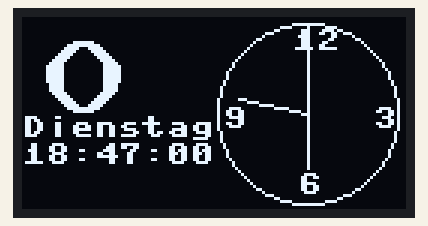
Recording of a program running on a simulated ESP32 board running MicroPython. Parts: 128×64 one-colour display. The clock reads 2024-03-15 10:24:30 at power-on unless the program sets it; library files of the repository ran but are not shown: ssd1306.py, ds3231.py; what the program prints to the serial console is not drawn.

Above: at 0.2 s.
At 4.5 s:
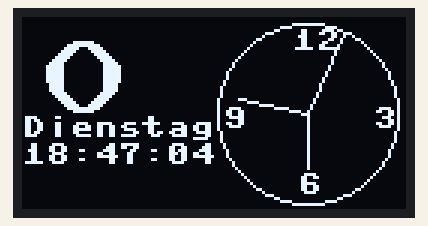
At 9.8 s:
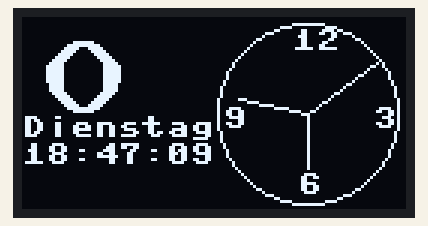
At 19.5 s:
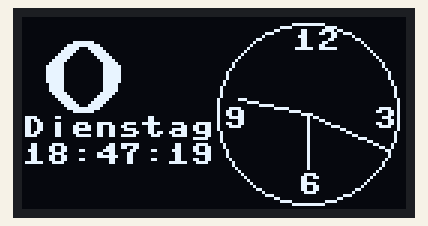
At 29.2 s:
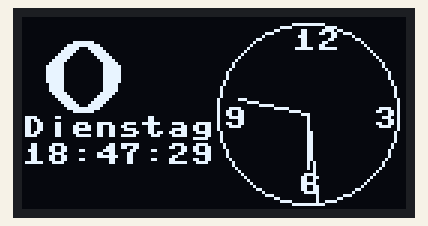
At 38.9 s:
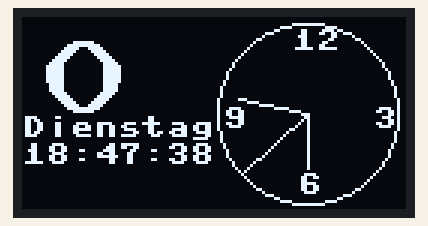

Measured:
- what the display in image 0 shows lasts 1.1 s, from 0.1 s to 1.2 s

The program:

final.py
```python
from machine import Pin,SoftI2C
from ssd1306 import SSD1306_I2C
import time
import ds3231
from clock_display import display_clock

image_byteArray = [
      0x00, 0x00, 0x00, 0x00, 0x00, 0x00, 0x00, 0x00, 0x00,
  0x00, 0x00, 0x00, 0x00, 0x00, 0x00, 0x00,
      0x00, 0x00, 0x00, 0x00, 0x00, 0x00, 0x00, 0x00, 0x00,
  0x00, 0x00, 0x00, 0x00, 0x00, 0x00, 0x00,
      0x00, 0x00, 0x00, 0x00, 0x00, 0x00, 0x00, 0x00, 0x00,
  0x00, 0x00, 0x00, 0x00, 0x00, 0x00, 0x00,
      0x00, 0x00, 0x00, 0x00, 0x00, 0x00, 0x00, 0x00, 0x00,
  0x00, 0x00, 0x00, 0x00, 0x00, 0x00, 0x00,
      0x00, 0x00, 0x00, 0x00, 0x00, 0x00, 0x00, 0x00, 0x00,
  0x80, 0xc0, 0xe0, 0xf0, 0xf8, 0x7c, 0x3e,
      0x1e, 0x0f, 0x07, 0x03, 0x03, 0x03, 0x07, 0x0f, 0x1e,
  0x3e, 0x7c, 0xf8, 0xf0, 0xe0, 0xc0, 0x80,
      0x00, 0x00, 0x00, 0x00, 0x00, 0x00, 0x00, 0x00, 0x00,
  0x00, 0x00, 0x00, 0x00, 0x00, 0x00, 0x00,
      0x00, 0x00, 0x00, 0x00, 0x00, 0x00, 0x00, 0x00, 0x00,
  0x00, 0x00, 0x00, 0x00, 0x00, 0x00, 0x00,
      0x00, 0x00, 0x00, 0x00, 0x00, 0x00, 0x00, 0x00, 0x3f,
  0xff, 0xff, 0xff, 0xff, 0xff, 0x00, 0x00,
      0x00, 0x00, 0x00, 0x00, 0x00, 0x00, 0x00, 0x00, 0x00,
  0x00, 0x00, 0xff, 0xff, 0xff, 0xff, 0xff,
      0x3f, 0x00, 0x00, 0x00, 0x00, 0x00, 0x00, 0x00, 0x00,
  0x00, 0x00, 0x00, 0x00, 0x00, 0x00, 0x00,
      0x00, 0x00, 0x00, 0x00, 0x00, 0x00, 0x00, 0x00, 0x00,
  0x00, 0x00, 0x00, 0x00, 0x00, 0x00, 0x00,
      0x00, 0x00, 0x00, 0x00, 0x00, 0x00, 0x00, 0x00, 0x00,
  0x01, 0x03, 0x07, 0x0f, 0x1f, 0x3e, 0x7c,
      0x78, 0xf0, 0xe0, 0xc0, 0xc0, 0xc0, 0xe0, 0xf0, 0x78,
  0x7c, 0x3e, 0x1f, 0x0f, 0x07, 0x03, 0x01,
      0x00, 0x00, 0x00, 0x00, 0x00, 0x00, 0x00, 0x00, 0x00,
  0x00, 0x00, 0x00, 0x00, 0x00, 0x00, 0x00,
      0x00, 0x00, 0x00, 0x00, 0x00, 0x00, 0x00, 0x00, 0x00,
  0x00, 0x00, 0x00, 0x00, 0x00, 0x00, 0x00,
      0x00, 0x00, 0x00, 0x00, 0x00, 0x00, 0x00, 0x00, 0x00,
  0x00, 0x00, 0x00, 0x00, 0x00, 0x00, 0x00,
      0x00, 0x00, 0x00, 0x00, 0x00, 0x00, 0x00, 0x00, 0x00,
  0x00, 0x00, 0x00, 0x00, 0x00, 0x00, 0x00
  ]

i2c = SoftI2C(sda = Pin(4), scl = Pin(5), freq = 400000)
oled = SSD1306_I2C(128, 64, i2c)

rtc = ds3231.RTC(sda_pin= 21, scl_pin= 22)
rtc.SetTime(hours= 18, minutes= 47, seconds= 0, weekday= 2, day= 22, month= 10, year= 23)


def draw_image(image, width, height):
    for y in range(height):
        for x in range(width):
            byte_index = (x + (y // 8) * width) % len(image)
            bit = (image[byte_index] >> (y % 8)) & 1
            oled.pixel(x, y, bit)


while True:

    rtc_time = rtc.ReadTime("time")
    rtc_weekday = rtc.ReadTime("weekday")
    print(rtc_weekday)
    hour, minute, second = rtc_time.split(":")

    oled.fill(0)    #erase everything before writing again
    display_clock(oled, int(hour), int(minute), int(second))
    draw_image(image_byteArray,64,33)
    oled.text(rtc_weekday,0,33)
    oled.text(rtc_time,0,42)

    oled.show()

    time.sleep(1)
```

clock_display.py
```python
# clock_display.py

import gfx
import math

xcenter = 95
ycenter = 32
radius = 30

def display_clock(oled, hrs, mins, secs):
    graphics = gfx.GFX(128, 64, oled.pixel)

    oled.text('12', 90, 4)
    oled.text('3', 117, 30)
    oled.text('6', 92, 52)
    oled.text('9', 67, 30)
    graphics.circle(xcenter, ycenter, radius, 1)

    Sangle = secs * 6
    Mangle = mins * 6
    if 0 <= hrs <= 12:
        Hangle = 30 * hrs
    elif hrs > 12:
        Hangle = (hrs - 12) * 30

    shift_sec_x = radius * math.sin(math.radians(Sangle))
    shift_sec_y = radius * math.cos(math.radians(Sangle))
    graphics.line(xcenter, ycenter, round(xcenter + shift_sec_x), round(ycenter - shift_sec_y), 1)

    shift_min_x = 0.8 * radius * math.sin(math.radians(Mangle))
    shift_min_y =  0.8 * radius * math.cos(math.radians(Mangle))
    graphics.line(xcenter, ycenter, round(xcenter + shift_min_x), round(ycenter - shift_min_y), 1)

    shift_hour_x = 0.6 * radius * math.sin(math.radians(Hangle))
    shift_hour_y = 0.6 * radius * math.cos(math.radians(Hangle))
    graphics.line(xcenter, ycenter, round(xcenter + shift_hour_x), round(ycenter - shift_hour_y), 1)
```
